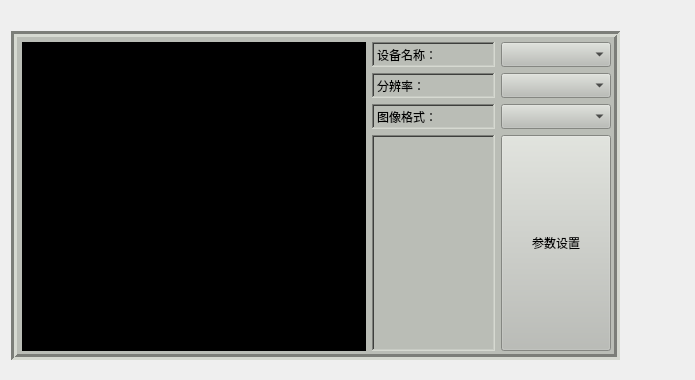
<?xml version="1.0" encoding="UTF-8"?>
<ui version="4.0">
 <class>Widget</class>
 <widget class="QWidget" name="Widget">
  <property name="geometry">
   <rect>
    <x>0</x>
    <y>0</y>
    <width>695</width>
    <height>380</height>
   </rect>
  </property>
  <property name="windowTitle">
   <string>Widget</string>
  </property>
  <widget class="QWidget" name="gridLayoutWidget_3">
   <property name="geometry">
    <rect>
     <x>0</x>
     <y>20</y>
     <width>631</width>
     <height>351</height>
    </rect>
   </property>
   <layout class="QGridLayout" name="gridLayout1">
    <item row="0" column="0">
     <widget class="QFrame" name="frame1">
      <property name="styleSheet">
       <string notr="true">background-color: rgb(186, 189, 182);</string>
      </property>
      <property name="frameShape">
       <enum>QFrame::Box</enum>
      </property>
      <property name="frameShadow">
       <enum>QFrame::Sunken</enum>
      </property>
      <property name="lineWidth">
       <number>3</number>
      </property>
      <widget class="QWidget" name="gridLayoutWidget_2">
       <property name="geometry">
        <rect>
         <x>10</x>
         <y>10</y>
         <width>591</width>
         <height>311</height>
        </rect>
       </property>
       <layout class="QGridLayout" name="gridLayout2">
        <property name="sizeConstraint">
         <enum>QLayout::SetDefaultConstraint</enum>
        </property>
        <property name="leftMargin">
         <number>1</number>
        </property>
        <property name="topMargin">
         <number>1</number>
        </property>
        <property name="rightMargin">
         <number>1</number>
        </property>
        <property name="bottomMargin">
         <number>1</number>
        </property>
        <item row="0" column="1">
         <layout class="QGridLayout" name="gridLayout">
          <property name="bottomMargin">
           <number>0</number>
          </property>
          <property name="verticalSpacing">
           <number>6</number>
          </property>
          <item row="0" column="1">
           <widget class="QComboBox" name="camComboBox">
            <property name="sizePolicy">
             <sizepolicy hsizetype="Fixed" vsizetype="Fixed">
              <horstretch>0</horstretch>
              <verstretch>0</verstretch>
             </sizepolicy>
            </property>
            <property name="minimumSize">
             <size>
              <width>110</width>
              <height>25</height>
             </size>
            </property>
            <property name="maximumSize">
             <size>
              <width>110</width>
              <height>25</height>
             </size>
            </property>
           </widget>
          </item>
          <item row="1" column="1">
           <widget class="QComboBox" name="resComboBox">
            <property name="sizePolicy">
             <sizepolicy hsizetype="Fixed" vsizetype="Fixed">
              <horstretch>0</horstretch>
              <verstretch>0</verstretch>
             </sizepolicy>
            </property>
            <property name="minimumSize">
             <size>
              <width>110</width>
              <height>25</height>
             </size>
            </property>
            <property name="maximumSize">
             <size>
              <width>110</width>
              <height>25</height>
             </size>
            </property>
           </widget>
          </item>
          <item row="0" column="0">
           <widget class="QLabel" name="label">
            <property name="sizePolicy">
             <sizepolicy hsizetype="Preferred" vsizetype="Preferred">
              <horstretch>0</horstretch>
              <verstretch>0</verstretch>
             </sizepolicy>
            </property>
            <property name="frameShape">
             <enum>QFrame::WinPanel</enum>
            </property>
            <property name="frameShadow">
             <enum>QFrame::Sunken</enum>
            </property>
            <property name="lineWidth">
             <number>3</number>
            </property>
            <property name="text">
             <string>设备名称：</string>
            </property>
           </widget>
          </item>
          <item row="2" column="0">
           <widget class="QLabel" name="label_3">
            <property name="frameShape">
             <enum>QFrame::WinPanel</enum>
            </property>
            <property name="frameShadow">
             <enum>QFrame::Sunken</enum>
            </property>
            <property name="text">
             <string>图像格式：</string>
            </property>
           </widget>
          </item>
          <item row="2" column="1">
           <widget class="QComboBox" name="formatComboBox">
            <property name="sizePolicy">
             <sizepolicy hsizetype="Fixed" vsizetype="Fixed">
              <horstretch>0</horstretch>
              <verstretch>0</verstretch>
             </sizepolicy>
            </property>
            <property name="minimumSize">
             <size>
              <width>110</width>
              <height>25</height>
             </size>
            </property>
            <property name="maximumSize">
             <size>
              <width>110</width>
              <height>25</height>
             </size>
            </property>
           </widget>
          </item>
          <item row="1" column="0">
           <widget class="QLabel" name="label_2">
            <property name="frameShape">
             <enum>QFrame::WinPanel</enum>
            </property>
            <property name="frameShadow">
             <enum>QFrame::Sunken</enum>
            </property>
            <property name="lineWidth">
             <number>3</number>
            </property>
            <property name="text">
             <string>分辨率：</string>
            </property>
           </widget>
          </item>
          <item row="3" column="1">
           <widget class="QPushButton" name="attributeBtn">
            <property name="sizePolicy">
             <sizepolicy hsizetype="Minimum" vsizetype="Expanding">
              <horstretch>0</horstretch>
              <verstretch>0</verstretch>
             </sizepolicy>
            </property>
            <property name="text">
             <string>参数设置</string>
            </property>
           </widget>
          </item>
          <item row="3" column="0">
           <widget class="QTextBrowser" name="showMSG">
            <property name="sizePolicy">
             <sizepolicy hsizetype="Fixed" vsizetype="Expanding">
              <horstretch>0</horstretch>
              <verstretch>0</verstretch>
             </sizepolicy>
            </property>
            <property name="maximumSize">
             <size>
              <width>123</width>
              <height>16777215</height>
             </size>
            </property>
            <property name="frameShape">
             <enum>QFrame::WinPanel</enum>
            </property>
            <property name="lineWrapMode">
             <enum>QTextEdit::NoWrap</enum>
            </property>
            <property name="html">
             <string>&lt;!DOCTYPE HTML PUBLIC &quot;-//W3C//DTD HTML 4.0//EN&quot; &quot;http://www.w3.org/TR/REC-html40/strict.dtd&quot;&gt;
&lt;html&gt;&lt;head&gt;&lt;meta name=&quot;qrichtext&quot; content=&quot;1&quot; /&gt;&lt;style type=&quot;text/css&quot;&gt;
p, li { white-space: pre-wrap; }
&lt;/style&gt;&lt;/head&gt;&lt;body style=&quot; font-family:'Ubuntu'; font-size:11pt; font-weight:400; font-style:normal;&quot;&gt;
&lt;p style=&quot;-qt-paragraph-type:empty; margin-top:0px; margin-bottom:0px; margin-left:0px; margin-right:0px; -qt-block-indent:0; text-indent:0px;&quot;&gt;&lt;br /&gt;&lt;/p&gt;&lt;/body&gt;&lt;/html&gt;</string>
            </property>
            <property name="tabStopWidth">
             <number>123</number>
            </property>
           </widget>
          </item>
         </layout>
        </item>
        <item row="0" column="0">
         <widget class="QLabel" name="mainlabel">
          <property name="sizePolicy">
           <sizepolicy hsizetype="Expanding" vsizetype="Expanding">
            <horstretch>0</horstretch>
            <verstretch>0</verstretch>
           </sizepolicy>
          </property>
          <property name="palette">
           <palette>
            <active>
             <colorrole role="WindowText">
              <brush brushstyle="SolidPattern">
               <color alpha="255">
                <red>239</red>
                <green>41</green>
                <blue>41</blue>
               </color>
              </brush>
             </colorrole>
             <colorrole role="Button">
              <brush brushstyle="SolidPattern">
               <color alpha="255">
                <red>0</red>
                <green>0</green>
                <blue>0</blue>
               </color>
              </brush>
             </colorrole>
             <colorrole role="Base">
              <brush brushstyle="SolidPattern">
               <color alpha="255">
                <red>0</red>
                <green>0</green>
                <blue>0</blue>
               </color>
              </brush>
             </colorrole>
             <colorrole role="Window">
              <brush brushstyle="SolidPattern">
               <color alpha="255">
                <red>0</red>
                <green>0</green>
                <blue>0</blue>
               </color>
              </brush>
             </colorrole>
            </active>
            <inactive>
             <colorrole role="WindowText">
              <brush brushstyle="SolidPattern">
               <color alpha="255">
                <red>239</red>
                <green>41</green>
                <blue>41</blue>
               </color>
              </brush>
             </colorrole>
             <colorrole role="Button">
              <brush brushstyle="SolidPattern">
               <color alpha="255">
                <red>0</red>
                <green>0</green>
                <blue>0</blue>
               </color>
              </brush>
             </colorrole>
             <colorrole role="Base">
              <brush brushstyle="SolidPattern">
               <color alpha="255">
                <red>0</red>
                <green>0</green>
                <blue>0</blue>
               </color>
              </brush>
             </colorrole>
             <colorrole role="Window">
              <brush brushstyle="SolidPattern">
               <color alpha="255">
                <red>0</red>
                <green>0</green>
                <blue>0</blue>
               </color>
              </brush>
             </colorrole>
            </inactive>
            <disabled>
             <colorrole role="WindowText">
              <brush brushstyle="SolidPattern">
               <color alpha="255">
                <red>190</red>
                <green>190</green>
                <blue>190</blue>
               </color>
              </brush>
             </colorrole>
             <colorrole role="Button">
              <brush brushstyle="SolidPattern">
               <color alpha="255">
                <red>0</red>
                <green>0</green>
                <blue>0</blue>
               </color>
              </brush>
             </colorrole>
             <colorrole role="Base">
              <brush brushstyle="SolidPattern">
               <color alpha="255">
                <red>0</red>
                <green>0</green>
                <blue>0</blue>
               </color>
              </brush>
             </colorrole>
             <colorrole role="Window">
              <brush brushstyle="SolidPattern">
               <color alpha="255">
                <red>0</red>
                <green>0</green>
                <blue>0</blue>
               </color>
              </brush>
             </colorrole>
            </disabled>
           </palette>
          </property>
          <property name="font">
           <font>
            <pointsize>18</pointsize>
           </font>
          </property>
          <property name="styleSheet">
           <string notr="true">background-color: rgb(0, 0, 0);</string>
          </property>
          <property name="text">
           <string/>
          </property>
          <property name="alignment">
           <set>Qt::AlignCenter</set>
          </property>
         </widget>
        </item>
       </layout>
      </widget>
     </widget>
    </item>
   </layout>
  </widget>
 </widget>
 <layoutdefault spacing="6" margin="11"/>
 <resources/>
 <connections/>
</ui>
